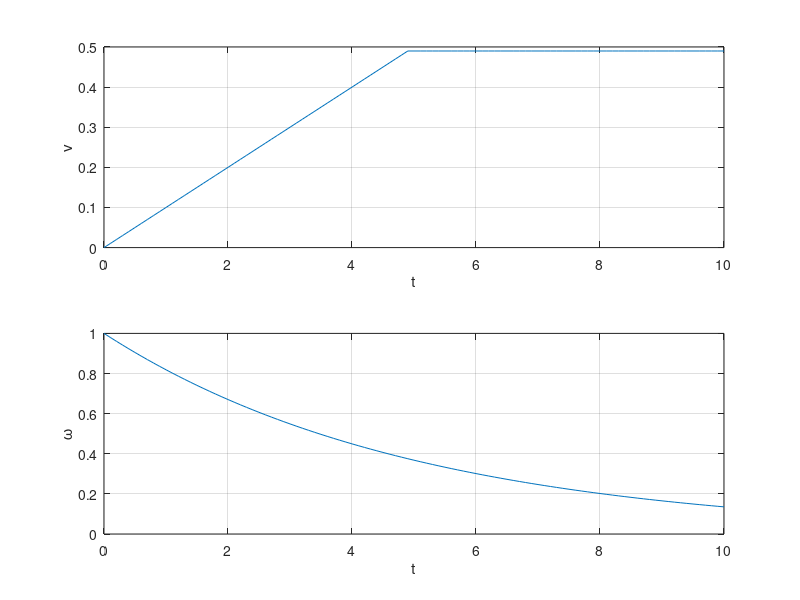
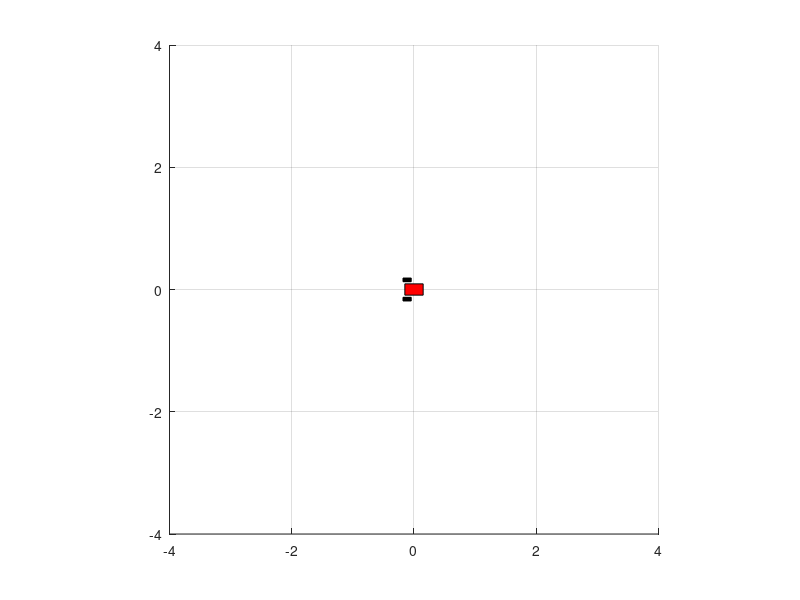

Here is the MATLAB script that generated these plots, in order: (Note: this script raises an error after producing the figures.)
clear all
clc
close all
format compact


% Robot Initial Condition

robot.X = 0.0;
robot.Y = 0.0;
robot.Phi = 0;


%% Trajectory Generation Module

t = 0;
dt = 0.1;
t_end = 10;

t_vec = 0:dt:t_end;

for i = 1:numel(t_vec),

        if (t_vec(i)< 5)
            v(i) = 0.1*t_vec(i);
        else

            v(i) = v(i-1);
        end
        
        w(i) = 1*exp(-0.2*t_vec(i));
        
end

figure(1)
subplot(2,1,1)
    plot(t_vec,v);
    ylabel('v')
    xlabel('t')
    grid on
subplot(2,1,2)
    plot(t_vec,w);
    grid on;
    ylabel('\omega')
    xlabel('t')
    

%% Animation
figure()
grid on
% Define Robot

robot.wheelR = (13.5/2)/100; % wheel radius in m
robot.halfWidth = 0.15; % half wifth in m
robot.length = 30/100; % length in m
robot.type = 'Differential';

% Robot Geometry for Display
robot.bodyWidth = 18.5/100; % in m
robot.wheelWidth = 6.0/100; % in m; this includes the shaft 

% robot Global Pose
robot.X = 0; % X Global robot position in m
robot.Y = 0; % Y Global robot position in m
robot.Phi = 0;% Global orientation in radians, measured with respect to X axis

%% Draw Robot at initial pose
leftCornerBodyX = -(robot.length/2);
leftCornerBodyY = -(robot.bodyWidth/2);
% Parent a rectangle to an hgtransform
hgTX = hgtransform;
robotBody = rectangle('Parent',hgTX,'Position',[leftCornerBodyX leftCornerBodyY robot.length robot.bodyWidth],'FaceColor',[1 0 0])
shaftLength = 3.5/100;
leftCornerRightWheelX = leftCornerBodyX - (3/100);
leftCornerRightWheelY = leftCornerBodyY - shaftLength - robot.wheelWidth;

leftCornerLeftWheelX = leftCornerBodyX - (3/100);
leftCornerLeftWheelY = leftCornerBodyY + robot.bodyWidth + shaftLength;

wheelRight = rectangle('Parent',hgTX,'Position',[leftCornerRightWheelX leftCornerRightWheelY  2*robot.wheelR robot.wheelWidth],'FaceColor',[0 0 0])
wheelLeft = rectangle('Parent',hgTX,'Position',[leftCornerLeftWheelX leftCornerLeftWheelY 2*robot.wheelR robot.wheelWidth],'FaceColor',[0 0 0])


axis('equal')
axis([-4 4 -4 4])

drawRobot(hgTX,robot)

%% Simulate Robot Following Desired Trajectory

robot_history = zeros(numel(t_vec),3);

for i = 1:numel(t_vec),
    
    robot_history(i,:) = [robot.X robot.Y robot.Phi]; % desired values
    robot.vel = v(i);
    robot.angVel = w(i);
    robot = fwdSim(robot,dt);
    des_trajectory(i,:) = [v(i) w(i) robot.X robot.Y robot.Phi]; 
    drawRobot(hgTX,robot);
    pause(0.1);
   
end

hold on
plot(des_trajectory(:,3), des_trajectory(:,4),'.b')

%% Let's simulate an actual (noisy) robot

robot.X = 0.0;
robot.Y = 0.0;
robot.Phi = 0;


for i = 1:numel(t_vec),
    
           
    robot_history_actual(i,:) = [robot.X robot.Y robot.Phi]; % desired values

    % noise
    robot.vel = v(i) + 0.1*rand(1);
    robot.angVel = 0.8*w(i) + (-0.3 + 0.6*rand(1));
    %

    robot = fwdSim(robot,dt);
    %s_trajectory(i,:) = [v(i) w(i) robot.X robot.Y robot.Phi]; 
    drawRobot(hgTX,robot);
    pause(0.1);
      
   
end

hold on
plot( robot_history_actual(:,1),  robot_history_actual(:,2),'.r')


%% Your code here. Implement the nonlinear controller to track the desired trajectory
% Keep in mind that when you command the robot based on the computed
% control law, you should still assume that is noisy. Use the same type of
% noise as the one used to simulate the noisy robot

% Run your simulation and add the actual path followed by the robot.
robot.X = 0;
robot.Y = 0;
robot.Phi = 0;


for i = 1:numel(t_vec)

    % compute global errors
    Xd = des_trajectory(i,3);
    Yd = des_trajectory(i,4);
    Phi_d = des_trajectory(i,5);

    Xe = robot.X - Xd;
    Ye = robot.Y - Yd;
    Phi_e = robot.Phi - Phi_d;
    Phi_e = atan2(sin(Phi_e), cos(Phi_e));

    % transform errors to d frame (frame on trajectory) to get local errors
    correction_matrix = [cos(Phi_d) sin(Phi_d) 0; -sin(Phi_d), cos(Phi_d) 0; 0 0 1];

    T = correction_matrix*[Xe;Ye; Phi_e];
    xe = T(1);
    ye = T(2);
    phi_e = T(3);

    % define control gains
    k1 = 1;
    k2 = 3;
    k3 = 15;


    % Apply corrections
    vd = des_trajectory(i,1);
    wd = des_trajectory(i,2);

    v_control = vd - k1*abs(vd)*(xe + ye*tan(phi_e))/cos(phi_e);
    w_control = wd - (k2*vd*ye + k3*abs(vd)*tan(phi_e))*(cos(phi_e))^2;
    
    % store current robot state
    robot_history_actual(i,:) = [robot.X robot.Y robot.Phi]; % desired values

    % the robot is still noisy
    robot.vel = v_control + 0.1*rand(1);
    robot.angVel = 0.8*w_control + (-0.3 + 0.6*rand(1));

    robot = fwdSim(robot,dt);
    drawRobot(hgTX,robot);
    pause(0.1);

end

hold on
plot( robot_history_actual(:,1),  robot_history_actual(:,2),'.g')